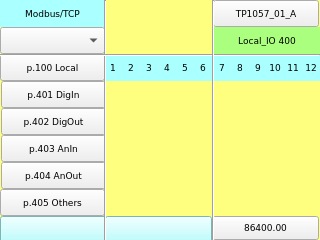
<?xml version="1.0" encoding="UTF-8"?>
<ui version="4.0">
 <class>page400</class>
 <widget class="QWidget" name="page400">
  <property name="geometry">
   <rect>
    <x>0</x>
    <y>0</y>
    <width>320</width>
    <height>240</height>
   </rect>
  </property>
  <property name="minimumSize">
   <size>
    <width>320</width>
    <height>240</height>
   </size>
  </property>
  <property name="maximumSize">
   <size>
    <width>320</width>
    <height>240</height>
   </size>
  </property>
  <property name="windowTitle">
   <string>page400</string>
  </property>
  <property name="styleSheet">
   <string notr="true">QWidget#page400
{
background-color: rgb(255, 255, 127);
}</string>
  </property>
  <widget class="QLabel" name="label_Qt_Project">
   <property name="geometry">
    <rect>
     <x>214</x>
     <y>27</y>
     <width>106</width>
     <height>27</height>
    </rect>
   </property>
   <property name="font">
    <font>
     <family>DejaVu Sans</family>
     <pointsize>7</pointsize>
    </font>
   </property>
   <property name="styleSheet">
    <string notr="true">background-color: rgb(170, 255, 127);</string>
   </property>
   <property name="text">
    <string>Local_IO 400</string>
   </property>
   <property name="alignment">
    <set>Qt::AlignCenter</set>
   </property>
  </widget>
  <widget class="Line" name="line_vt_1">
   <property name="geometry">
    <rect>
     <x>104</x>
     <y>0</y>
     <width>3</width>
     <height>241</height>
    </rect>
   </property>
   <property name="font">
    <font>
     <family>DejaVu Sans Mono</family>
     <pointsize>7</pointsize>
    </font>
   </property>
   <property name="orientation">
    <enum>Qt::Vertical</enum>
   </property>
  </widget>
  <widget class="ATCMbutton" name="atcmButton_MENU">
   <property name="geometry">
    <rect>
     <x>213</x>
     <y>0</y>
     <width>106</width>
     <height>27</height>
    </rect>
   </property>
   <property name="font">
    <font>
     <family>DejaVu Sans</family>
     <pointsize>7</pointsize>
    </font>
   </property>
   <property name="checkable">
    <bool>false</bool>
   </property>
   <property name="toolTip">
    <string/>
   </property>
   <property name="whatsThis">
    <string>ATCMbutton widget</string>
   </property>
   <property name="pageName">
    <string>menu</string>
   </property>
   <property name="passwordVar">
    <string/>
   </property>
   <property name="statusvar">
    <string/>
   </property>
   <property name="viewStatus">
    <bool>false</bool>
   </property>
   <property name="visibilityVar">
    <string/>
   </property>
   <property name="bgColor">
    <color>
     <red>170</red>
     <green>255</green>
     <blue>255</blue>
    </color>
   </property>
   <property name="bgPressColor">
    <color>
     <red>255</red>
     <green>0</green>
     <blue>0</blue>
    </color>
   </property>
   <property name="text">
    <string>TP1057_01_A</string>
   </property>
   <property name="pressText">
    <string>TP1057_01_A</string>
   </property>
   <property name="borderWidth">
    <number>1</number>
   </property>
   <property name="borderRadius">
    <number>0</number>
   </property>
   <property name="apparence">
    <enum>QFrame::Raised</enum>
   </property>
  </widget>
  <widget class="ATCMdate" name="atcmDate">
   <property name="geometry">
    <rect>
     <x>0</x>
     <y>216</y>
     <width>107</width>
     <height>27</height>
    </rect>
   </property>
   <property name="font">
    <font>
     <family>DejaVu Sans</family>
     <pointsize>7</pointsize>
    </font>
   </property>
   <property name="styleSheet">
    <string notr="true">background-color: rgb(170, 255, 255);</string>
   </property>
   <property name="toolTip">
    <string>ATCM QDate</string>
   </property>
   <property name="whatsThis">
    <string>ATCMdate widget</string>
   </property>
   <property name="bgColor">
    <color>
     <red>170</red>
     <green>255</green>
     <blue>127</blue>
    </color>
   </property>
   <property name="borderColor">
    <color alpha="0">
     <red>0</red>
     <green>0</green>
     <blue>0</blue>
    </color>
   </property>
   <property name="fontColor">
    <color>
     <red>0</red>
     <green>0</green>
     <blue>0</blue>
    </color>
   </property>
   <property name="borderWidth">
    <number>0</number>
   </property>
   <property name="borderRadius">
    <number>0</number>
   </property>
   <property name="format">
    <enum>ATCMdate::YYYY_MM_DD</enum>
   </property>
  </widget>
  <widget class="ATCMlabel" name="atcmLabel_PLC_time">
   <property name="geometry">
    <rect>
     <x>212</x>
     <y>216</y>
     <width>107</width>
     <height>24</height>
    </rect>
   </property>
   <property name="font">
    <font>
     <family>DejaVu Sans</family>
     <pointsize>7</pointsize>
    </font>
   </property>
   <property name="text">
    <string>86400.00</string>
   </property>
   <property name="toolTip">
    <string>PLC_time</string>
   </property>
   <property name="whatsThis">
    <string>ATCMlabel widget</string>
   </property>
   <property name="variable">
    <string>PLC_time</string>
   </property>
   <property name="refresh">
    <number>500</number>
   </property>
   <property name="max">
    <string>0</string>
   </property>
   <property name="min">
    <string>0</string>
   </property>
   <property name="viewStatus">
    <bool>false</bool>
   </property>
   <property name="visibilityVar">
    <string/>
   </property>
   <property name="bgColor">
    <color>
     <red>170</red>
     <green>255</green>
     <blue>127</blue>
    </color>
   </property>
   <property name="borderWidth">
    <number>0</number>
   </property>
   <property name="borderRadius">
    <number>0</number>
   </property>
  </widget>
  <widget class="Line" name="line_hr_1">
   <property name="geometry">
    <rect>
     <x>0</x>
     <y>54</y>
     <width>320</width>
     <height>3</height>
    </rect>
   </property>
   <property name="font">
    <font>
     <pointsize>7</pointsize>
    </font>
   </property>
   <property name="orientation">
    <enum>Qt::Horizontal</enum>
   </property>
  </widget>
  <widget class="Line" name="line_vt_2">
   <property name="geometry">
    <rect>
     <x>205</x>
     <y>0</y>
     <width>16</width>
     <height>241</height>
    </rect>
   </property>
   <property name="font">
    <font>
     <family>DejaVu Sans Mono</family>
     <pointsize>7</pointsize>
    </font>
   </property>
   <property name="orientation">
    <enum>Qt::Vertical</enum>
   </property>
  </widget>
  <widget class="ATCMtime" name="atcmTime">
   <property name="geometry">
    <rect>
     <x>105</x>
     <y>216</y>
     <width>107</width>
     <height>27</height>
    </rect>
   </property>
   <property name="font">
    <font>
     <family>DejaVu Sans</family>
     <pointsize>7</pointsize>
    </font>
   </property>
   <property name="styleSheet">
    <string notr="true">background-color: rgb(170, 255, 255);</string>
   </property>
   <property name="toolTip">
    <string>ATCM QTime</string>
   </property>
   <property name="whatsThis">
    <string>ATCMtime widget</string>
   </property>
   <property name="bgColor">
    <color>
     <red>170</red>
     <green>255</green>
     <blue>127</blue>
    </color>
   </property>
   <property name="borderColor">
    <color alpha="0">
     <red>0</red>
     <green>0</green>
     <blue>0</blue>
    </color>
   </property>
   <property name="fontColor">
    <color>
     <red>0</red>
     <green>0</green>
     <blue>0</blue>
    </color>
   </property>
   <property name="borderWidth">
    <number>0</number>
   </property>
   <property name="borderRadius">
    <number>0</number>
   </property>
  </widget>
  <widget class="ATCMbutton" name="atcmButton_page400">
   <property name="geometry">
    <rect>
     <x>0</x>
     <y>54</y>
     <width>105</width>
     <height>27</height>
    </rect>
   </property>
   <property name="font">
    <font>
     <family>DejaVu Sans</family>
     <pointsize>7</pointsize>
    </font>
   </property>
   <property name="toolTip">
    <string/>
   </property>
   <property name="whatsThis">
    <string>ATCMbutton widget</string>
   </property>
   <property name="pageName">
    <string>page100</string>
   </property>
   <property name="statusvar">
    <string/>
   </property>
   <property name="viewStatus">
    <bool>false</bool>
   </property>
   <property name="visibilityVar">
    <string/>
   </property>
   <property name="bgColor">
    <color>
     <red>170</red>
     <green>255</green>
     <blue>255</blue>
    </color>
   </property>
   <property name="text">
    <string>p.100 Local</string>
   </property>
   <property name="pressText">
    <string>p.100 Local</string>
   </property>
   <property name="borderWidth">
    <number>0</number>
   </property>
   <property name="borderRadius">
    <number>0</number>
   </property>
   <property name="apparence">
    <enum>QFrame::Raised</enum>
   </property>
  </widget>
  <widget class="ATCMbutton" name="atcmButton_page404">
   <property name="geometry">
    <rect>
     <x>1</x>
     <y>162</y>
     <width>105</width>
     <height>27</height>
    </rect>
   </property>
   <property name="font">
    <font>
     <family>DejaVu Sans</family>
     <pointsize>7</pointsize>
    </font>
   </property>
   <property name="toolTip">
    <string/>
   </property>
   <property name="whatsThis">
    <string>ATCMbutton widget</string>
   </property>
   <property name="pageName">
    <string>page404</string>
   </property>
   <property name="statusvar">
    <string/>
   </property>
   <property name="viewStatus">
    <bool>false</bool>
   </property>
   <property name="visibilityVar">
    <string/>
   </property>
   <property name="bgColor">
    <color>
     <red>170</red>
     <green>255</green>
     <blue>255</blue>
    </color>
   </property>
   <property name="text">
    <string>p.404 AnOut</string>
   </property>
   <property name="pressText">
    <string>p.404 AnOut</string>
   </property>
   <property name="borderWidth">
    <number>0</number>
   </property>
   <property name="borderRadius">
    <number>0</number>
   </property>
   <property name="apparence">
    <enum>QFrame::Raised</enum>
   </property>
  </widget>
  <widget class="ATCMbutton" name="atcmButton_page403">
   <property name="geometry">
    <rect>
     <x>1</x>
     <y>135</y>
     <width>105</width>
     <height>27</height>
    </rect>
   </property>
   <property name="font">
    <font>
     <family>DejaVu Sans</family>
     <pointsize>7</pointsize>
    </font>
   </property>
   <property name="toolTip">
    <string/>
   </property>
   <property name="whatsThis">
    <string>ATCMbutton widget</string>
   </property>
   <property name="pageName">
    <string>page403</string>
   </property>
   <property name="statusvar">
    <string/>
   </property>
   <property name="viewStatus">
    <bool>false</bool>
   </property>
   <property name="visibilityVar">
    <string/>
   </property>
   <property name="bgColor">
    <color>
     <red>255</red>
     <green>255</green>
     <blue>127</blue>
    </color>
   </property>
   <property name="text">
    <string>p.403 AnIn</string>
   </property>
   <property name="pressText">
    <string>p.403 AnIn</string>
   </property>
   <property name="borderWidth">
    <number>0</number>
   </property>
   <property name="borderRadius">
    <number>0</number>
   </property>
   <property name="apparence">
    <enum>QFrame::Raised</enum>
   </property>
  </widget>
  <widget class="ATCMbutton" name="atcmButton_page402">
   <property name="geometry">
    <rect>
     <x>1</x>
     <y>108</y>
     <width>105</width>
     <height>27</height>
    </rect>
   </property>
   <property name="font">
    <font>
     <family>DejaVu Sans</family>
     <pointsize>7</pointsize>
    </font>
   </property>
   <property name="toolTip">
    <string/>
   </property>
   <property name="whatsThis">
    <string>ATCMbutton widget</string>
   </property>
   <property name="pageName">
    <string>page402</string>
   </property>
   <property name="statusvar">
    <string/>
   </property>
   <property name="viewStatus">
    <bool>false</bool>
   </property>
   <property name="visibilityVar">
    <string/>
   </property>
   <property name="bgColor">
    <color>
     <red>170</red>
     <green>255</green>
     <blue>255</blue>
    </color>
   </property>
   <property name="text">
    <string>p.402 DigOut</string>
   </property>
   <property name="pressText">
    <string>p.402 DigOut</string>
   </property>
   <property name="borderWidth">
    <number>0</number>
   </property>
   <property name="borderRadius">
    <number>0</number>
   </property>
   <property name="apparence">
    <enum>QFrame::Raised</enum>
   </property>
  </widget>
  <widget class="ATCMbutton" name="atcmButton_page401">
   <property name="geometry">
    <rect>
     <x>1</x>
     <y>81</y>
     <width>105</width>
     <height>27</height>
    </rect>
   </property>
   <property name="font">
    <font>
     <family>DejaVu Sans</family>
     <pointsize>7</pointsize>
    </font>
   </property>
   <property name="toolTip">
    <string/>
   </property>
   <property name="whatsThis">
    <string>ATCMbutton widget</string>
   </property>
   <property name="pageName">
    <string>page401</string>
   </property>
   <property name="statusvar">
    <string/>
   </property>
   <property name="viewStatus">
    <bool>false</bool>
   </property>
   <property name="visibilityVar">
    <string/>
   </property>
   <property name="bgColor">
    <color>
     <red>255</red>
     <green>255</green>
     <blue>127</blue>
    </color>
   </property>
   <property name="text">
    <string>p.401 DigIn</string>
   </property>
   <property name="pressText">
    <string>p.401 DigIn</string>
   </property>
   <property name="borderWidth">
    <number>0</number>
   </property>
   <property name="borderRadius">
    <number>0</number>
   </property>
   <property name="apparence">
    <enum>QFrame::Raised</enum>
   </property>
  </widget>
  <widget class="QLabel" name="label_PLC_DigIn_7">
   <property name="geometry">
    <rect>
     <x>213</x>
     <y>54</y>
     <width>18</width>
     <height>27</height>
    </rect>
   </property>
   <property name="font">
    <font>
     <family>DejaVu Sans</family>
     <pointsize>7</pointsize>
    </font>
   </property>
   <property name="styleSheet">
    <string notr="true">background-color: rgb(170, 255, 255);</string>
   </property>
   <property name="text">
    <string>7</string>
   </property>
   <property name="alignment">
    <set>Qt::AlignCenter</set>
   </property>
  </widget>
  <widget class="QLabel" name="label_PLC_DigIn_1">
   <property name="geometry">
    <rect>
     <x>104</x>
     <y>54</y>
     <width>18</width>
     <height>27</height>
    </rect>
   </property>
   <property name="font">
    <font>
     <family>DejaVu Sans</family>
     <pointsize>7</pointsize>
    </font>
   </property>
   <property name="styleSheet">
    <string notr="true">background-color: rgb(170, 255, 255);</string>
   </property>
   <property name="text">
    <string>1</string>
   </property>
   <property name="alignment">
    <set>Qt::AlignCenter</set>
   </property>
  </widget>
  <widget class="ATCMled" name="atcmLed_TST_RTU_WR">
   <property name="geometry">
    <rect>
     <x>213</x>
     <y>189</y>
     <width>18</width>
     <height>27</height>
    </rect>
   </property>
   <property name="toolTip">
    <string>TST_RTU1_WR</string>
   </property>
   <property name="whatsThis">
    <string>ATCMled widget</string>
   </property>
   <property name="variable">
    <string>TST_RTU1_WR</string>
   </property>
   <property name="refresh">
    <number>500</number>
   </property>
   <property name="viewStatus">
    <bool>false</bool>
   </property>
   <property name="visibilityVar">
    <string/>
   </property>
   <property name="onIcon">
    <iconset>
     <normaloff>:/on.png</normaloff>:/on.png</iconset>
   </property>
   <property name="offIcon">
    <iconset>
     <normaloff>:/off.png</normaloff>:/off.png</iconset>
   </property>
  </widget>
  <widget class="QLabel" name="label_PLC_DigIn_8">
   <property name="geometry">
    <rect>
     <x>231</x>
     <y>54</y>
     <width>18</width>
     <height>27</height>
    </rect>
   </property>
   <property name="font">
    <font>
     <family>DejaVu Sans</family>
     <pointsize>7</pointsize>
    </font>
   </property>
   <property name="styleSheet">
    <string notr="true">background-color: rgb(170, 255, 255);</string>
   </property>
   <property name="text">
    <string>8</string>
   </property>
   <property name="alignment">
    <set>Qt::AlignCenter</set>
   </property>
  </widget>
  <widget class="QLabel" name="label_PLC_DigIn_4">
   <property name="geometry">
    <rect>
     <x>158</x>
     <y>54</y>
     <width>18</width>
     <height>27</height>
    </rect>
   </property>
   <property name="font">
    <font>
     <family>DejaVu Sans</family>
     <pointsize>7</pointsize>
    </font>
   </property>
   <property name="styleSheet">
    <string notr="true">background-color: rgb(170, 255, 255);</string>
   </property>
   <property name="text">
    <string>4</string>
   </property>
   <property name="alignment">
    <set>Qt::AlignCenter</set>
   </property>
  </widget>
  <widget class="QLabel" name="label_PLC_DigIn_2">
   <property name="geometry">
    <rect>
     <x>122</x>
     <y>54</y>
     <width>18</width>
     <height>27</height>
    </rect>
   </property>
   <property name="font">
    <font>
     <family>DejaVu Sans</family>
     <pointsize>7</pointsize>
    </font>
   </property>
   <property name="styleSheet">
    <string notr="true">background-color: rgb(170, 255, 255);</string>
   </property>
   <property name="text">
    <string>2</string>
   </property>
   <property name="alignment">
    <set>Qt::AlignCenter</set>
   </property>
  </widget>
  <widget class="QLabel" name="label_PLC_DigIn_6">
   <property name="geometry">
    <rect>
     <x>194</x>
     <y>54</y>
     <width>18</width>
     <height>27</height>
    </rect>
   </property>
   <property name="font">
    <font>
     <family>DejaVu Sans</family>
     <pointsize>7</pointsize>
    </font>
   </property>
   <property name="styleSheet">
    <string notr="true">background-color: rgb(170, 255, 255);</string>
   </property>
   <property name="text">
    <string>6</string>
   </property>
   <property name="alignment">
    <set>Qt::AlignCenter</set>
   </property>
  </widget>
  <widget class="QLabel" name="label_PLC_DigIn_12">
   <property name="geometry">
    <rect>
     <x>302</x>
     <y>54</y>
     <width>18</width>
     <height>27</height>
    </rect>
   </property>
   <property name="font">
    <font>
     <family>DejaVu Sans</family>
     <pointsize>7</pointsize>
    </font>
   </property>
   <property name="styleSheet">
    <string notr="true">background-color: rgb(170, 255, 255);</string>
   </property>
   <property name="text">
    <string>12</string>
   </property>
   <property name="alignment">
    <set>Qt::AlignCenter</set>
   </property>
  </widget>
  <widget class="QLabel" name="label_PLC_DigIn_11">
   <property name="geometry">
    <rect>
     <x>284</x>
     <y>54</y>
     <width>18</width>
     <height>27</height>
    </rect>
   </property>
   <property name="font">
    <font>
     <family>DejaVu Sans</family>
     <pointsize>7</pointsize>
    </font>
   </property>
   <property name="styleSheet">
    <string notr="true">background-color: rgb(170, 255, 255);</string>
   </property>
   <property name="text">
    <string>11</string>
   </property>
   <property name="alignment">
    <set>Qt::AlignCenter</set>
   </property>
  </widget>
  <widget class="ATCMled" name="atcmLed_TST_RTU_RD">
   <property name="geometry">
    <rect>
     <x>232</x>
     <y>189</y>
     <width>18</width>
     <height>27</height>
    </rect>
   </property>
   <property name="toolTip">
    <string>TST_RTU1_RD</string>
   </property>
   <property name="whatsThis">
    <string>ATCMled widget</string>
   </property>
   <property name="variable">
    <string>TST_RTU1_RD</string>
   </property>
   <property name="refresh">
    <number>500</number>
   </property>
   <property name="viewStatus">
    <bool>false</bool>
   </property>
   <property name="visibilityVar">
    <string/>
   </property>
   <property name="onIcon">
    <iconset>
     <normaloff>:/on.png</normaloff>:/on.png</iconset>
   </property>
   <property name="offIcon">
    <iconset>
     <normaloff>:/off.png</normaloff>:/off.png</iconset>
   </property>
  </widget>
  <widget class="QLabel" name="label_PLC_DigIn_5">
   <property name="geometry">
    <rect>
     <x>176</x>
     <y>54</y>
     <width>18</width>
     <height>27</height>
    </rect>
   </property>
   <property name="font">
    <font>
     <family>DejaVu Sans</family>
     <pointsize>7</pointsize>
    </font>
   </property>
   <property name="styleSheet">
    <string notr="true">background-color: rgb(170, 255, 255);</string>
   </property>
   <property name="text">
    <string>5</string>
   </property>
   <property name="alignment">
    <set>Qt::AlignCenter</set>
   </property>
  </widget>
  <widget class="QLabel" name="label_PLC_DigIn_9">
   <property name="geometry">
    <rect>
     <x>249</x>
     <y>54</y>
     <width>18</width>
     <height>27</height>
    </rect>
   </property>
   <property name="font">
    <font>
     <family>DejaVu Sans</family>
     <pointsize>7</pointsize>
    </font>
   </property>
   <property name="styleSheet">
    <string notr="true">background-color: rgb(170, 255, 255);</string>
   </property>
   <property name="text">
    <string>9</string>
   </property>
   <property name="alignment">
    <set>Qt::AlignCenter</set>
   </property>
  </widget>
  <widget class="QLabel" name="label_PLC_DigIn_3">
   <property name="geometry">
    <rect>
     <x>140</x>
     <y>54</y>
     <width>18</width>
     <height>27</height>
    </rect>
   </property>
   <property name="font">
    <font>
     <family>DejaVu Sans</family>
     <pointsize>7</pointsize>
    </font>
   </property>
   <property name="styleSheet">
    <string notr="true">background-color: rgb(170, 255, 255);</string>
   </property>
   <property name="text">
    <string>3</string>
   </property>
   <property name="alignment">
    <set>Qt::AlignCenter</set>
   </property>
  </widget>
  <widget class="QLabel" name="label_PLC_DigIn_10">
   <property name="geometry">
    <rect>
     <x>266</x>
     <y>54</y>
     <width>18</width>
     <height>27</height>
    </rect>
   </property>
   <property name="font">
    <font>
     <family>DejaVu Sans</family>
     <pointsize>7</pointsize>
    </font>
   </property>
   <property name="styleSheet">
    <string notr="true">background-color: rgb(170, 255, 255);</string>
   </property>
   <property name="text">
    <string>10</string>
   </property>
   <property name="alignment">
    <set>Qt::AlignCenter</set>
   </property>
  </widget>
  <widget class="ATCMbutton" name="atcmButton_page405">
   <property name="geometry">
    <rect>
     <x>0</x>
     <y>189</y>
     <width>105</width>
     <height>27</height>
    </rect>
   </property>
   <property name="font">
    <font>
     <family>DejaVu Sans</family>
     <pointsize>7</pointsize>
    </font>
   </property>
   <property name="toolTip">
    <string/>
   </property>
   <property name="whatsThis">
    <string>ATCMbutton widget</string>
   </property>
   <property name="pageName">
    <string>page405</string>
   </property>
   <property name="statusvar">
    <string/>
   </property>
   <property name="viewStatus">
    <bool>false</bool>
   </property>
   <property name="visibilityVar">
    <string/>
   </property>
   <property name="bgColor">
    <color>
     <red>255</red>
     <green>255</green>
     <blue>127</blue>
    </color>
   </property>
   <property name="text">
    <string>p.405 Others</string>
   </property>
   <property name="pressText">
    <string>p.405 Others</string>
   </property>
   <property name="borderWidth">
    <number>0</number>
   </property>
   <property name="borderRadius">
    <number>0</number>
   </property>
   <property name="apparence">
    <enum>QFrame::Raised</enum>
   </property>
  </widget>
  <widget class="ATCMcombobox" name="atcmComboBox">
   <property name="geometry">
    <rect>
     <x>0</x>
     <y>27</y>
     <width>105</width>
     <height>27</height>
    </rect>
   </property>
   <property name="font">
    <font>
     <family>DejaVu Sans</family>
     <pointsize>7</pointsize>
    </font>
   </property>
   <property name="toolTip">
    <string>TEST_COMMAND</string>
   </property>
   <property name="whatsThis">
    <string>ATCMcombobox widget</string>
   </property>
   <property name="variable">
    <string>TEST_COMMAND</string>
   </property>
   <property name="refresh">
    <number>500</number>
   </property>
   <property name="viewStatus">
    <bool>false</bool>
   </property>
   <property name="writeAcknowledge">
    <bool>false</bool>
   </property>
   <property name="visibilityVar">
    <string/>
   </property>
   <property name="bgColor">
    <color>
     <red>170</red>
     <green>255</green>
     <blue>127</blue>
    </color>
   </property>
   <property name="borderWidth">
    <number>0</number>
   </property>
   <property name="borderRadius">
    <number>0</number>
   </property>
   <property name="mapping">
    <string>0;LOCAL;216;REMOTE;42;DONE</string>
   </property>
  </widget>
  <widget class="QLabel" name="label_Start_3">
   <property name="geometry">
    <rect>
     <x>0</x>
     <y>0</y>
     <width>105</width>
     <height>27</height>
    </rect>
   </property>
   <property name="font">
    <font>
     <family>DejaVu Sans</family>
     <pointsize>7</pointsize>
    </font>
   </property>
   <property name="styleSheet">
    <string notr="true">background-color: rgb(170, 255, 255);</string>
   </property>
   <property name="text">
    <string>Modbus/TCP</string>
   </property>
   <property name="alignment">
    <set>Qt::AlignCenter</set>
   </property>
  </widget>
  <zorder>label_Qt_Project</zorder>
  <zorder>atcmButton_MENU</zorder>
  <zorder>atcmDate</zorder>
  <zorder>atcmLabel_PLC_time</zorder>
  <zorder>atcmTime</zorder>
  <zorder>atcmButton_page400</zorder>
  <zorder>atcmButton_page404</zorder>
  <zorder>atcmButton_page403</zorder>
  <zorder>atcmButton_page402</zorder>
  <zorder>atcmButton_page401</zorder>
  <zorder>label_PLC_DigIn_7</zorder>
  <zorder>label_PLC_DigIn_1</zorder>
  <zorder>atcmLed_TST_RTU_WR</zorder>
  <zorder>label_PLC_DigIn_8</zorder>
  <zorder>label_PLC_DigIn_4</zorder>
  <zorder>label_PLC_DigIn_2</zorder>
  <zorder>label_PLC_DigIn_6</zorder>
  <zorder>label_PLC_DigIn_12</zorder>
  <zorder>label_PLC_DigIn_11</zorder>
  <zorder>atcmLed_TST_RTU_RD</zorder>
  <zorder>label_PLC_DigIn_5</zorder>
  <zorder>label_PLC_DigIn_9</zorder>
  <zorder>label_PLC_DigIn_3</zorder>
  <zorder>label_PLC_DigIn_10</zorder>
  <zorder>atcmButton_page405</zorder>
  <zorder>atcmComboBox</zorder>
  <zorder>label_Start_3</zorder>
  <zorder>line_vt_1</zorder>
  <zorder>line_hr_1</zorder>
  <zorder>line_vt_2</zorder>
 </widget>
 <customwidgets>
  <customwidget>
   <class>ATCMbutton</class>
   <extends>QPushButton</extends>
   <header>atcmplugin.h</header>
  </customwidget>
  <customwidget>
   <class>ATCMcombobox</class>
   <extends>QComboBox</extends>
   <header>atcmplugin.h</header>
  </customwidget>
  <customwidget>
   <class>ATCMdate</class>
   <extends>QPushButton</extends>
   <header>atcmplugin.h</header>
  </customwidget>
  <customwidget>
   <class>ATCMlabel</class>
   <extends>QPushButton</extends>
   <header>atcmplugin.h</header>
  </customwidget>
  <customwidget>
   <class>ATCMled</class>
   <extends>QLabel</extends>
   <header>atcmplugin.h</header>
  </customwidget>
  <customwidget>
   <class>ATCMtime</class>
   <extends>QPushButton</extends>
   <header>atcmplugin.h</header>
  </customwidget>
 </customwidgets>
 <resources/>
 <connections>
  <connection>
   <sender>atcmButton_MENU</sender>
   <signal>newPage(const char*,bool)</signal>
   <receiver>page400</receiver>
   <slot>goto_page(const char*,bool)</slot>
   <hints>
    <hint type="sourcelabel">
     <x>20</x>
     <y>20</y>
    </hint>
    <hint type="destinationlabel">
     <x>20</x>
     <y>20</y>
    </hint>
   </hints>
  </connection>
  <connection>
   <sender>atcmButton_page400</sender>
   <signal>newPage(const char*,bool)</signal>
   <receiver>page400</receiver>
   <slot>goto_page(const char*,bool)</slot>
   <hints>
    <hint type="sourcelabel">
     <x>20</x>
     <y>20</y>
    </hint>
    <hint type="destinationlabel">
     <x>20</x>
     <y>20</y>
    </hint>
   </hints>
  </connection>
  <connection>
   <sender>atcmButton_page404</sender>
   <signal>newPage(const char*,bool)</signal>
   <receiver>page400</receiver>
   <slot>goto_page(const char*,bool)</slot>
   <hints>
    <hint type="sourcelabel">
     <x>20</x>
     <y>20</y>
    </hint>
    <hint type="destinationlabel">
     <x>20</x>
     <y>20</y>
    </hint>
   </hints>
  </connection>
  <connection>
   <sender>atcmButton_page403</sender>
   <signal>newPage(const char*,bool)</signal>
   <receiver>page400</receiver>
   <slot>goto_page(const char*,bool)</slot>
   <hints>
    <hint type="sourcelabel">
     <x>20</x>
     <y>20</y>
    </hint>
    <hint type="destinationlabel">
     <x>20</x>
     <y>20</y>
    </hint>
   </hints>
  </connection>
  <connection>
   <sender>atcmButton_page402</sender>
   <signal>newPage(const char*,bool)</signal>
   <receiver>page400</receiver>
   <slot>goto_page(const char*,bool)</slot>
   <hints>
    <hint type="sourcelabel">
     <x>20</x>
     <y>20</y>
    </hint>
    <hint type="destinationlabel">
     <x>20</x>
     <y>20</y>
    </hint>
   </hints>
  </connection>
  <connection>
   <sender>atcmButton_page401</sender>
   <signal>newPage(const char*,bool)</signal>
   <receiver>page400</receiver>
   <slot>goto_page(const char*,bool)</slot>
   <hints>
    <hint type="sourcelabel">
     <x>20</x>
     <y>20</y>
    </hint>
    <hint type="destinationlabel">
     <x>20</x>
     <y>20</y>
    </hint>
   </hints>
  </connection>
  <connection>
   <sender>atcmButton_page405</sender>
   <signal>newPage(const char*,bool)</signal>
   <receiver>page400</receiver>
   <slot>goto_page(const char*,bool)</slot>
   <hints>
    <hint type="sourcelabel">
     <x>20</x>
     <y>20</y>
    </hint>
    <hint type="destinationlabel">
     <x>20</x>
     <y>20</y>
    </hint>
   </hints>
  </connection>
 </connections>
 <slots>
  <slot>goto_page(const char*,bool)</slot>
 </slots>
</ui>
